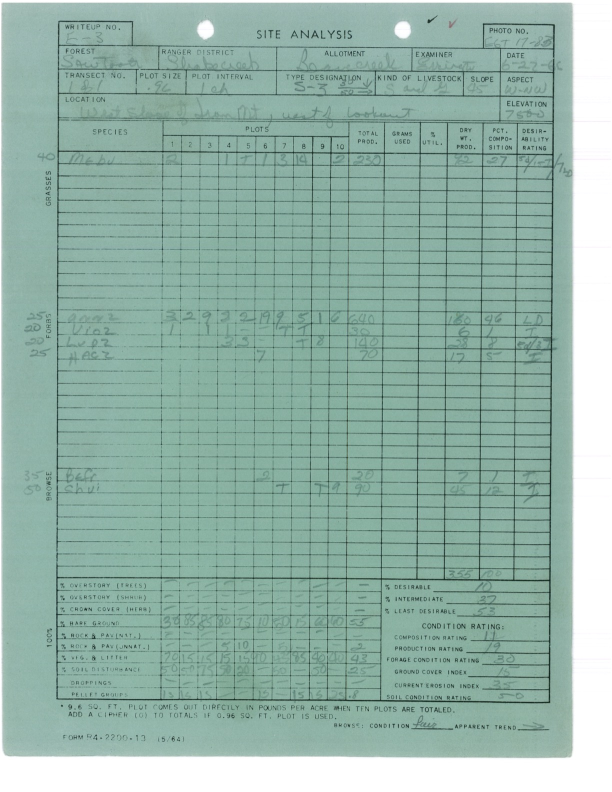
#> input picture archive/char_detection/highRes_ForestService.jpg, 1224 x 1584 px (shown at 1/2 size)
$ python preprocess.py
#> lines starting #> are read from the running program, lines starting #| are printed output that depends on the picture
# Author: Floriana Ciaglia
# Data: May 13th, 2021

import cv2
import os
import string
import json
import csv
import shutil
import numpy as np
from matplotlib import pyplot as plt
from os import path
import PIL
from PIL import Image
import requests
from io import BytesIO
from PIL import ImageFilter
from PIL import ImageEnhance
from IPython.display import display

def main():
    #######################################################
    # Step 1)                                             #
    # Open json file and crop the fields out of the form  #
    #######################################################

    path = None
    window_name = "image"
    i = 0
    # prompt user for input
    if (path is not 'q'):
        path = input("Enter the path to the Forest Service Sheet or type q to quit: ")
#> the answer given: ../char_detection/highRes_ForestService.jpg

        while not os.path.isfile(path):

            if path == 'q':
                exit(0)
            path = input("** The file could not be found ** \n Enter a valid path to the file: ")

        # open file as an image
        img = cv2.imread(path)
#> img is the input picture: shape (1584, 1224, 3); mean B, G, R 169, 179.9, 148.4

        # load the json file
        json_file = open('high_res.json')
#> (reads archive/high_res/high_res.json from the repository)
        data = json.load(json_file)

        if os.path.exists('output'):
          try:
            shutil.rmtree('output')
          except:
            print("Error while removing directory")


        if not os.path.exists('output'):
          os.makedirs('output')

        for field in data['character']:
            # print(field)
            x = int(field['x'])
            y = int(field['y'])
            w = int(field['w'])
            h = int(field['h'])

            # cropping the image
            cropped_img = crop(img, x, y, w, h)

            # display the image to user
            if cropped_img is not None:
                cv2.imshow(window_name, cropped_img)
                cv2.imwrite('field_{num}.jpg'.format(num = i), cropped_img)

                #cv2.waitKey(0)
                #cv2.destroyAllWindows()
                old_path = os.path.abspath('field_{num}.jpg'.format(num = i))
                new_path = old_path[:-12] + "/output/"
                shutil.move(old_path, new_path)
            else:
                print("no image has been read")

            i += 1
#> this loop made 191 passes
#> pass 1, in crop, `cropped = image[y:y + h, x:x + w]`:
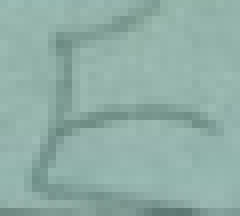
#> cropped: shape (27, 30, 3) (shown 8 times larger); mean B, G, R 166.9, 174.2, 143.6
#> pass 3, in crop (call 3), `cropped = image[y:y + h, x:x + w]`:
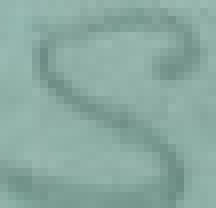
#> cropped: shape (26, 27, 3) (shown 8 times larger); mean B, G, R 161.4, 169.7, 137.8
#> after the loop, i = 191
            #cv2.waitKey(0)
            #cv2.destroyAllWindows()
            #cv2.destroyWindow(window_name)
            #cv2.waitKey(10)

        ################################################
        # Step 2)                                      #
        # Image pre processing                         #
        # ##############################################

        # create a dictionary to map each letter/digit to a number
        class_dict = {}
        data_dict = {}
        counter = 0

        # these are all the possible valid classifications
        classifications = ['0', '1','2','3','4','5','6','7','8','9', 'A','B','C','D','E',
                    'F','G','H','I','J','K','L','M','N','O', 'P','Q','R','S','T',
                    'U','V','W','X','Y', 'Z', 'a','b','d','e','f','g','h','n','q','r','t']

        # Iterating through the json
        # list and populating the dict
        for entry in data['character']:
            data_dict[entry['img']] = entry['class']


        for clas in classifications:
            class_dict[clas]=counter
            counter = counter + 1

        names = [name for name in data_dict]
        labels = [label for label in class_dict]

        #if it doesn't exists already, create the
        # folder where the preprocessed images will go
        if not os.path.exists('preprocessed'):
            os.makedirs('preprocessed')

        for image in names:
            #set up the right string for the path
            path = "output/" + image

            # read in the image in gray scale
            img = cv2.imread(path, 0)

            #perform preprocessing steps
            preprocess(img, image)


        ################################################
        # Step 3)                                      #
        # Formatting the data and storing it in a csv. #
        ################################################

        # open and clean the cvs file up so
        # that is it ready for a fresh set of data points
        file = open("test_data.csv","r+")
        file.truncate(0)
        file.close()

        location = 0
        #iterate through each image in images/
        for image in names:
            # read the image in
            my_path = "preprocessed/" + image
            original = cv2.imread(my_path,0)
            if original is None:
                print("Cannot find the image")

            # make sure it's the right shape
            img = cv2.resize(original, (28,28))

            # we need to save the image using
            # the pillow library to iterate through
            # its pixels
            im = Image.fromarray(img)

            #At this point, the image is ready
            #list of RGB values for each pixel in the image
            pix = []
            #classification in number
            classi = data_dict[image]
            numeric_class = class_dict[classi]

            #the first column in the csv file is the classification
            pix.append(numeric_class)
            #pix.append(label_dict[labels[location]])


            #iterate through each pixel in the image and store its RBG value into a list
            for x in range(28):
                for y in range(28):
                    rbg_val = im.getpixel((x,y))
                    pix.append(rbg_val)

            with open('test_data.csv', 'a', newline='') as file:
                writer = csv.writer(file)
                writer.writerow(pix)
                file.close()
            location = location + 1


    exit(0)


# cropping function
def crop(image, x, y, w, h):
    cropped = image[y:y + h, x:x + w]

    return cropped

#perform preprocessing steps
def preprocess(img, name):
    if img is None:
        print(path)
#> (the run stopped early here; a loop or call above may not have finished)
